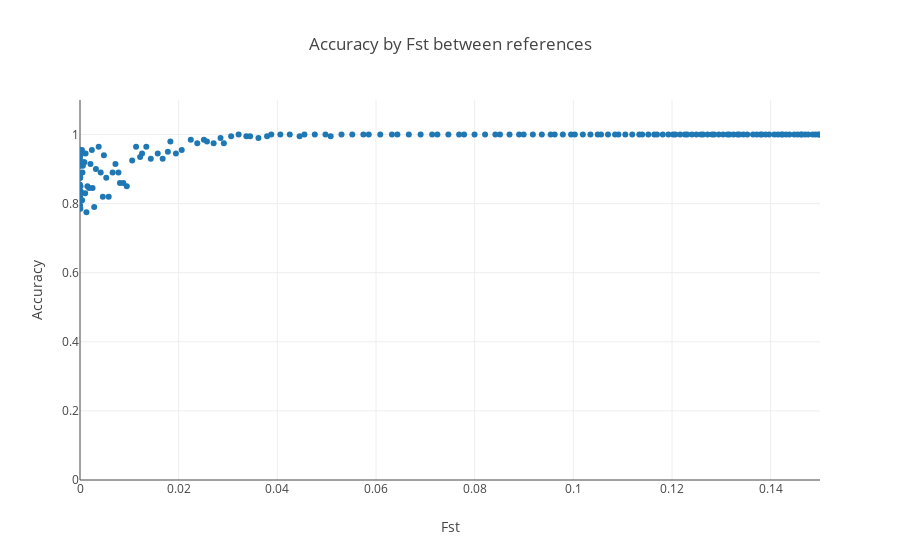

Notebook cell for this chart:
### Code cell
coords= {z:[x for x in range(len(labs)) if labs[x] == z] for z in list(set(labs))}
Accuracy= []
where= []
Outlier_rate= []

Like_ratio= []
Misshaps= []

labels= [1,2]

for bl in Blocks[1].keys():
    outliers= [x for x in range(len(Blocks[1][bl])) if Blocks[1][bl][x] == len(labels) + 1]
    non_outlier= [x for x in range(len(Blocks[1][bl])) if Blocks[1][bl][x] != len(labels) + 1]
    misshaps= [x for x in range(len(Blocks[1][bl])) if Blocks[1][bl][x] != Blocks_truth[1][bl][x] and Blocks[1][bl][x] in labels]
    
    light_ration= {
        x: [Windows[1][bl][z-1][0][x] for z in labels] for x in non_outlier
    }
    
    if len(labels) == 2:
        light_ration= {
            x:(max(light_ration[x]) - min(light_ration[x])) / max(light_ration[x]) for x in light_ration.keys()
        }
        
        Like_ratio.extend([light_ration[x] for x in sorted(light_ration.keys())])
        Misshaps.extend([int(x in misshaps) for x in sorted(light_ration.keys())])
    
    gp_non_out= {
        z: float(len([x for x in non_outlier if Blocks_truth[1][bl][x]==z])) for z in labels
    }
    
    gp_out= {
        z: float(len([x for x in outliers if Blocks_truth[1][bl][x]==z])) for z in labels
    }
    
    gp_non_out= {
        z: gp_non_out[z] for z in gp_non_out.keys() if gp_non_out[z]
    }
    
    gp_out= {
        z: gp_out[z] for z in gp_out.keys() if gp_out[z]
    }
    
    if not gp_out:
        out_rate= 0
    else:
        out_rate= np.mean([gp_out[z] / len(Blocks_truth[1][bl][Blocks_truth[1][bl] == z]) for z in gp_out.keys()])
    
    rate= np.mean([1 - len([x for x in misshaps if Blocks_truth[1][bl][x]==z]) / gp_non_out[z] for z in gp_non_out.keys()])
    
    Outlier_rate.append(out_rate)
    Accuracy.append(rate)
    where.append(bl)


fig_data= [go.Scatter(
y= Accuracy,
x= Fst_crawl,
mode= 'markers'
)
]

layout = go.Layout(
    title= 'Accuracy by Fst between references',
    yaxis=dict(
        title='Accuracy',
        range= [0,1.1]),
    xaxis=dict(
        title='Fst',
        range= [0,.15])
)

fig= go.Figure(data=fig_data, layout=layout)
iplot(fig)

### Figure 1 — Plotly figure (JSON) as saved in the notebook; plotly's stock layout.template omitted (floating-point values rounded to 4 significant figures; data arrays with more than 128 entries replaced by an {"elided": "..."} marker saying what was removed)
{"data": [{"mode": "markers", "type": "scatter", "uid": "2902b842-9446-45bb-92bc-899365e181af", "x": {"elided": "200 float values"}, "y": {"elided": "200 float values"}}], "layout": {"title": "Accuracy by Fst between references", "xaxis": {"range": [0, 0.15], "title": "Fst"}, "yaxis": {"range": [0, 1.1], "title": "Accuracy"}}}
